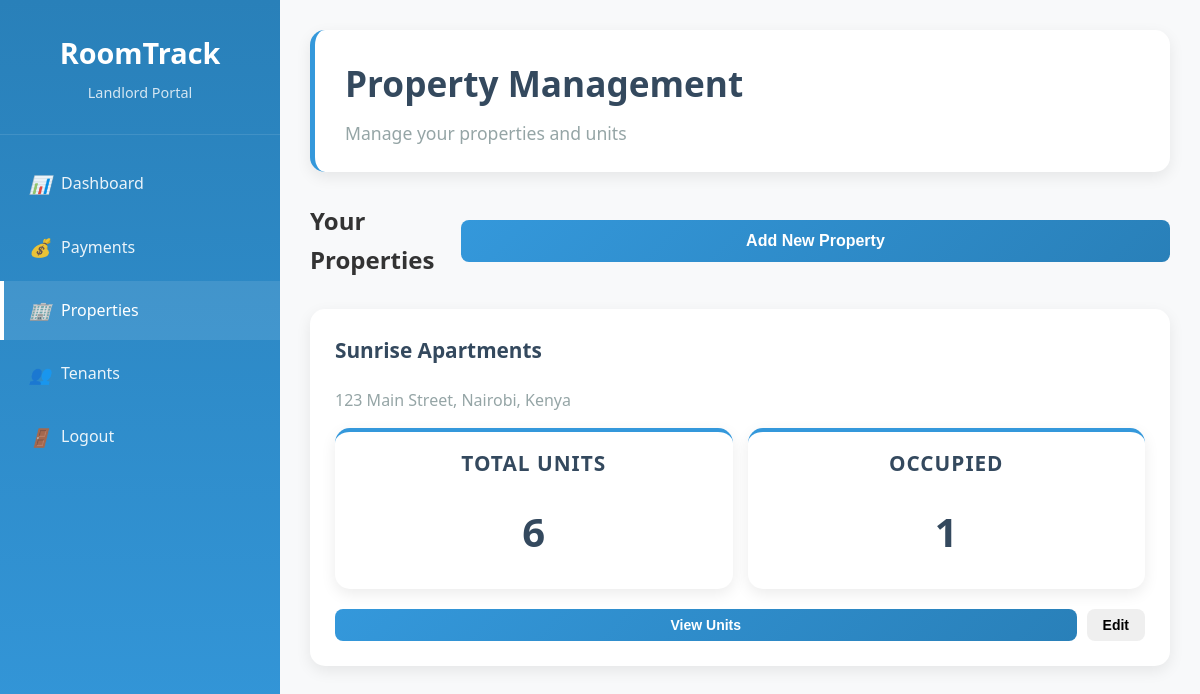
The page /landlord/properties (signed in) on the database as committed earlier.
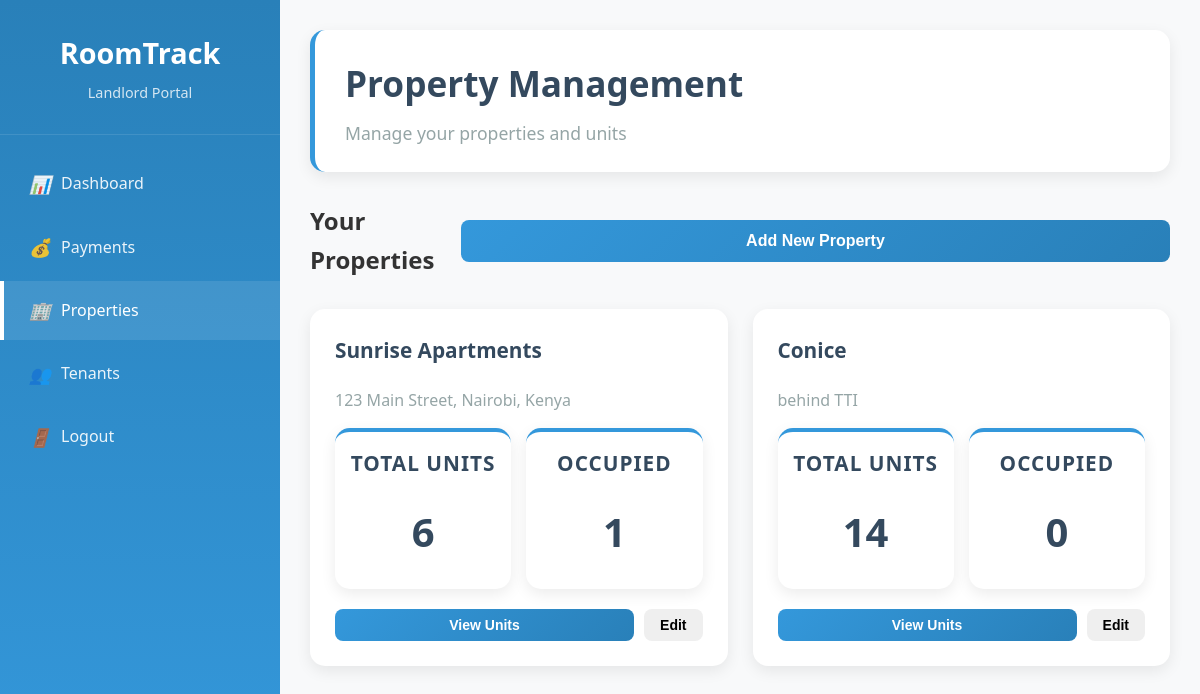
The same page on the database as committed later.
### models.py (models this page shows)
class Property(db.Model):
    id = db.Column(db.Integer, primary_key=True)
    name = db.Column(db.String(200), nullable=False)
    address = db.Column(db.Text, nullable=False)
    total_units = db.Column(db.Integer, nullable=False)
    occupied_units = db.Column(db.Integer, default=0)
    landlord_id = db.Column(db.Integer, db.ForeignKey('user.id'), nullable=False)
    created_at = db.Column(db.DateTime, default=datetime.utcnow)
    units = db.relationship('Unit', backref='property', lazy=True, cascade='all, delete-orphan')

### app.py (the view)
@app.route('/landlord/properties')
@login_required
def landlord_properties():
    if current_user.role != 'landlord':
        return redirect(url_for('index'))
    properties = Property.query.filter_by(landlord_id=current_user.id).all()
    return render_template('landlord/properties.html', properties=properties)

### app.py (called while the page is built)
@login_manager.user_loader
def load_user(user_id):
    return User.query.get(int(user_id))

### templates/landlord/properties.html (shortened to what this page needs)
<!DOCTYPE html>
<html lang="en">
<head>
    <link rel="stylesheet" href="{{ url_for('static', filename='css/style.css') }}">
</head>
<body>
    <div class="dashboard">
        <div class="sidebar">
            <div class="sidebar-header">
                <h2>RoomTrack</h2>
                <p>Landlord Portal</p>
            </div>
            <ul class="sidebar-nav">
                <li><a href="{{ url_for('landlord_dashboard') }}"><i>📊</i> Dashboard</a></li>
                <li><a href="{{ url_for('landlord_payments') }}"><i>💰</i> Payments</a></li>
                <li><a href="#" class="active"><i>🏢</i> Properties</a></li>
                <li><a href="{{ url_for('landlord_tenants') }}"><i>👥</i> Tenants</a></li>
                <li><a href="{{ url_for('logout') }}"><i>🚪</i> Logout</a></li>
            </ul>
        </div>
        <div class="main-content">
            <div class="header">
                <h1>Property Management</h1>
                <p>Manage your properties and units</p>
            </div>
            <div style="display: flex; justify-content: space-between; align-items: center; margin-bottom: 30px;">
                <h2>Your Properties</h2>
                <button class="btn btn-primary" onclick="openCreatePropertyModal()">Add New Property</button>
            </div>
            <div class="stats-grid">
                {% for property in properties %}
                <div class="card">
                    <h3>{{ property.name }}</h3>
                    <p style="color: var(--gray); margin-bottom: 15px;">{{ property.address }}</p>
                    <div style="display: grid; grid-template-columns: 1fr 1fr; gap: 15px; margin-bottom: 20px;">
                        <div class="stat-card" style="padding: 15px;">
                            <h3>Total Units</h3>
                            <div class="number">{{ property.total_units }}</div>
                        </div>
                        <div class="stat-card" style="padding: 15px;">
                            <h3>Occupied</h3>
                            <div class="number">{{ property.occupied_units }}</div>
                        </div>
                    </div>
                    <div style="display: flex; gap: 10px;">
                        <button class="btn btn-primary btn-sm">View Units</button>
                        <button class="btn btn-sm">Edit</button>
                    </div>
                </div>
                {% endfor %}
            </div>
        </div>
    </div>
</body>
</html>

Rows that differ between the two databases and show on the page:
added Property: name "Conice", address "behind TTI", total_units "14", occupied_units "0"
